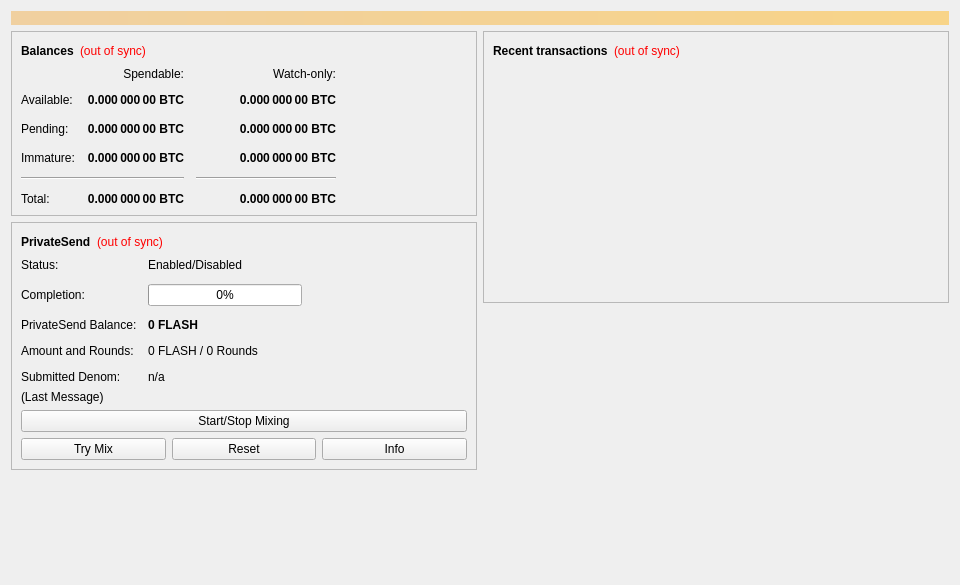
<?xml version="1.0" encoding="UTF-8"?>
<ui version="4.0">
 <class>OverviewPage</class>
 <widget class="QWidget" name="OverviewPage">
  <property name="geometry">
   <rect>
    <x>0</x>
    <y>0</y>
    <width>960</width>
    <height>585</height>
   </rect>
  </property>
  <property name="minimumSize">
   <size>
    <width>960</width>
    <height>0</height>
   </size>
  </property>
  <property name="windowTitle">
   <string>Form</string>
  </property>
  <layout class="QVBoxLayout" name="topLayout">
   <item>
    <widget class="QLabel" name="labelAlerts">
     <property name="visible">
      <bool>false</bool>
     </property>
     <property name="styleSheet">
      <string notr="true">background-color: qlineargradient(x1: 0, y1: 0, x2: 1, y2: 0, stop:0 #F0D0A0, stop:1 #F8D488); color:#000000;</string>
     </property>
     <property name="wordWrap">
      <bool>true</bool>
     </property>
     <property name="margin">
      <number>3</number>
     </property>
    </widget>
   </item>
   <item>
    <layout class="QHBoxLayout" name="horizontalLayout" stretch="1,1">
     <item>
      <layout class="QVBoxLayout" name="verticalLayout_2">
       <item>
        <widget class="QFrame" name="frame">
         <property name="frameShape">
          <enum>QFrame::StyledPanel</enum>
         </property>
         <property name="frameShadow">
          <enum>QFrame::Raised</enum>
         </property>
         <layout class="QVBoxLayout" name="verticalLayout_4">
          <item>
           <layout class="QHBoxLayout" name="horizontalLayout_4">
            <item>
             <widget class="QLabel" name="label_5">
              <property name="font">
               <font>
                <weight>75</weight>
                <bold>true</bold>
               </font>
              </property>
              <property name="text">
               <string>Balances</string>
              </property>
             </widget>
            </item>
            <item>
             <widget class="QLabel" name="labelWalletStatus">
              <property name="toolTip">
               <string>The displayed information may be out of date. Your wallet automatically synchronizes with the Flash network after a connection is established, but this process has not completed yet.</string>
              </property>
              <property name="styleSheet">
               <string notr="true">QLabel { color: red; }</string>
              </property>
              <property name="text">
               <string notr="true">(out of sync)</string>
              </property>
              <property name="alignment">
               <set>Qt::AlignLeading|Qt::AlignLeft|Qt::AlignVCenter</set>
              </property>
             </widget>
            </item>
            <item>
             <spacer name="horizontalSpacer_3">
              <property name="orientation">
               <enum>Qt::Horizontal</enum>
              </property>
              <property name="sizeHint" stdset="0">
               <size>
                <width>40</width>
                <height>20</height>
               </size>
              </property>
             </spacer>
            </item>
           </layout>
          </item>
          <item>
           <layout class="QGridLayout" name="gridLayout">
            <property name="spacing">
             <number>12</number>
            </property>
            <item row="2" column="2">
             <widget class="QLabel" name="labelWatchPending">
              <property name="font">
               <font>
                <weight>75</weight>
                <bold>true</bold>
               </font>
              </property>
              <property name="cursor">
               <cursorShape>IBeamCursor</cursorShape>
              </property>
              <property name="toolTip">
               <string>Unconfirmed transactions to watch-only addresses</string>
              </property>
              <property name="text">
               <string notr="true">0.000 000 00 BTC</string>
              </property>
              <property name="alignment">
               <set>Qt::AlignRight|Qt::AlignTrailing|Qt::AlignVCenter</set>
              </property>
              <property name="textInteractionFlags">
               <set>Qt::LinksAccessibleByMouse|Qt::TextSelectableByKeyboard|Qt::TextSelectableByMouse</set>
              </property>
             </widget>
            </item>
            <item row="2" column="1">
             <widget class="QLabel" name="labelUnconfirmed">
              <property name="font">
               <font>
                <weight>75</weight>
                <bold>true</bold>
               </font>
              </property>
              <property name="cursor">
               <cursorShape>IBeamCursor</cursorShape>
              </property>
              <property name="toolTip">
               <string>Total of transactions that have yet to be confirmed, and do not yet count toward the spendable balance</string>
              </property>
              <property name="text">
               <string notr="true">0.000 000 00 BTC</string>
              </property>
              <property name="alignment">
               <set>Qt::AlignRight|Qt::AlignTrailing|Qt::AlignVCenter</set>
              </property>
              <property name="textInteractionFlags">
               <set>Qt::LinksAccessibleByMouse|Qt::TextSelectableByKeyboard|Qt::TextSelectableByMouse</set>
              </property>
             </widget>
            </item>
            <item row="3" column="2">
             <widget class="QLabel" name="labelWatchImmature">
              <property name="font">
               <font>
                <weight>75</weight>
                <bold>true</bold>
               </font>
              </property>
              <property name="cursor">
               <cursorShape>IBeamCursor</cursorShape>
              </property>
              <property name="toolTip">
               <string>Mined balance in watch-only addresses that has not yet matured</string>
              </property>
              <property name="text">
               <string notr="true">0.000 000 00 BTC</string>
              </property>
              <property name="alignment">
               <set>Qt::AlignRight|Qt::AlignTrailing|Qt::AlignVCenter</set>
              </property>
              <property name="textInteractionFlags">
               <set>Qt::LinksAccessibleByMouse|Qt::TextSelectableByKeyboard|Qt::TextSelectableByMouse</set>
              </property>
             </widget>
            </item>
            <item row="4" column="0" colspan="2">
             <widget class="Line" name="lineSpendableBalance">
              <property name="orientation">
               <enum>Qt::Horizontal</enum>
              </property>
             </widget>
            </item>
            <item row="4" column="2">
             <widget class="Line" name="lineWatchBalance">
              <property name="sizePolicy">
               <sizepolicy hsizetype="Preferred" vsizetype="Fixed">
                <horstretch>0</horstretch>
                <verstretch>0</verstretch>
               </sizepolicy>
              </property>
              <property name="minimumSize">
               <size>
                <width>140</width>
                <height>0</height>
               </size>
              </property>
              <property name="orientation">
               <enum>Qt::Horizontal</enum>
              </property>
             </widget>
            </item>
            <item row="5" column="0">
             <widget class="QLabel" name="labelTotalText">
              <property name="text">
               <string>Total:</string>
              </property>
             </widget>
            </item>
            <item row="3" column="1">
             <widget class="QLabel" name="labelImmature">
              <property name="font">
               <font>
                <weight>75</weight>
                <bold>true</bold>
               </font>
              </property>
              <property name="cursor">
               <cursorShape>IBeamCursor</cursorShape>
              </property>
              <property name="toolTip">
               <string>Mined balance that has not yet matured</string>
              </property>
              <property name="text">
               <string notr="true">0.000 000 00 BTC</string>
              </property>
              <property name="alignment">
               <set>Qt::AlignRight|Qt::AlignTrailing|Qt::AlignVCenter</set>
              </property>
              <property name="textInteractionFlags">
               <set>Qt::LinksAccessibleByMouse|Qt::TextSelectableByKeyboard|Qt::TextSelectableByMouse</set>
              </property>
             </widget>
            </item>
            <item row="2" column="3">
             <spacer name="horizontalSpacer_2">
              <property name="orientation">
               <enum>Qt::Horizontal</enum>
              </property>
              <property name="sizeHint" stdset="0">
               <size>
                <width>40</width>
                <height>20</height>
               </size>
              </property>
             </spacer>
            </item>
            <item row="3" column="0">
             <widget class="QLabel" name="labelImmatureText">
              <property name="text">
               <string>Immature:</string>
              </property>
             </widget>
            </item>
            <item row="5" column="1">
             <widget class="QLabel" name="labelTotal">
              <property name="font">
               <font>
                <weight>75</weight>
                <bold>true</bold>
               </font>
              </property>
              <property name="cursor">
               <cursorShape>IBeamCursor</cursorShape>
              </property>
              <property name="toolTip">
               <string>Your current total balance</string>
              </property>
              <property name="text">
               <string notr="true">0.000 000 00 BTC</string>
              </property>
              <property name="alignment">
               <set>Qt::AlignRight|Qt::AlignTrailing|Qt::AlignVCenter</set>
              </property>
              <property name="textInteractionFlags">
               <set>Qt::LinksAccessibleByMouse|Qt::TextSelectableByKeyboard|Qt::TextSelectableByMouse</set>
              </property>
             </widget>
            </item>
            <item row="5" column="2">
             <widget class="QLabel" name="labelWatchTotal">
              <property name="font">
               <font>
                <weight>75</weight>
                <bold>true</bold>
               </font>
              </property>
              <property name="cursor">
               <cursorShape>IBeamCursor</cursorShape>
              </property>
              <property name="toolTip">
               <string>Current total balance in watch-only addresses</string>
              </property>
              <property name="text">
               <string notr="true">0.000 000 00 BTC</string>
              </property>
              <property name="alignment">
               <set>Qt::AlignRight|Qt::AlignTrailing|Qt::AlignVCenter</set>
              </property>
              <property name="textInteractionFlags">
               <set>Qt::LinksAccessibleByMouse|Qt::TextSelectableByKeyboard|Qt::TextSelectableByMouse</set>
              </property>
             </widget>
            </item>
            <item row="0" column="2">
             <widget class="QLabel" name="labelWatchonly">
              <property name="text">
               <string>Watch-only:</string>
              </property>
              <property name="alignment">
               <set>Qt::AlignRight|Qt::AlignTrailing|Qt::AlignVCenter</set>
              </property>
             </widget>
            </item>
            <item row="1" column="0">
             <widget class="QLabel" name="labelBalanceText">
              <property name="text">
               <string>Available:</string>
              </property>
             </widget>
            </item>
            <item row="1" column="1">
             <widget class="QLabel" name="labelBalance">
              <property name="font">
               <font>
                <weight>75</weight>
                <bold>true</bold>
               </font>
              </property>
              <property name="cursor">
               <cursorShape>IBeamCursor</cursorShape>
              </property>
              <property name="toolTip">
               <string>Your current spendable balance</string>
              </property>
              <property name="text">
               <string notr="true">0.000 000 00 BTC</string>
              </property>
              <property name="alignment">
               <set>Qt::AlignRight|Qt::AlignTrailing|Qt::AlignVCenter</set>
              </property>
              <property name="textInteractionFlags">
               <set>Qt::LinksAccessibleByMouse|Qt::TextSelectableByKeyboard|Qt::TextSelectableByMouse</set>
              </property>
             </widget>
            </item>
            <item row="1" column="2">
             <widget class="QLabel" name="labelWatchAvailable">
              <property name="font">
               <font>
                <weight>75</weight>
                <bold>true</bold>
               </font>
              </property>
              <property name="cursor">
               <cursorShape>IBeamCursor</cursorShape>
              </property>
              <property name="toolTip">
               <string>Your current balance in watch-only addresses</string>
              </property>
              <property name="text">
               <string notr="true">0.000 000 00 BTC</string>
              </property>
              <property name="alignment">
               <set>Qt::AlignRight|Qt::AlignTrailing|Qt::AlignVCenter</set>
              </property>
              <property name="textInteractionFlags">
               <set>Qt::LinksAccessibleByMouse|Qt::TextSelectableByKeyboard|Qt::TextSelectableByMouse</set>
              </property>
             </widget>
            </item>
            <item row="2" column="0">
             <widget class="QLabel" name="labelPendingText">
              <property name="text">
               <string>Pending:</string>
              </property>
             </widget>
            </item>
            <item row="0" column="1">
             <widget class="QLabel" name="labelSpendable">
              <property name="text">
               <string>Spendable:</string>
              </property>
              <property name="alignment">
               <set>Qt::AlignRight|Qt::AlignTrailing|Qt::AlignVCenter</set>
              </property>
             </widget>
            </item>
           </layout>
          </item>
         </layout>
        </widget>
       </item>
       <item>
        <widget class="QFrame" name="framePrivateSend">
         <property name="layoutDirection">
          <enum>Qt::LeftToRight</enum>
         </property>
         <property name="frameShape">
          <enum>QFrame::StyledPanel</enum>
         </property>
         <property name="frameShadow">
          <enum>QFrame::Raised</enum>
         </property>
         <layout class="QVBoxLayout" name="VerticalLayout_PS1">
          <item>
           <layout class="QHBoxLayout" name="horizontalLayout_5">
            <item>
             <widget class="QLabel" name="labelPrivateSendHeader">
              <property name="font">
               <font>
                <weight>75</weight>
                <bold>true</bold>
               </font>
              </property>
              <property name="text">
               <string>PrivateSend</string>
              </property>
             </widget>
            </item>
            <item>
             <widget class="QLabel" name="labelPrivateSendSyncStatus">
              <property name="toolTip">
               <string>The displayed information may be out of date. Your wallet automatically synchronizes with the Flash network after a connection is established, but this process has not completed yet.</string>
              </property>
              <property name="styleSheet">
               <string notr="true">QLabel { color: red; }</string>
              </property>
              <property name="text">
               <string notr="true">(out of sync)</string>
              </property>
              <property name="alignment">
               <set>Qt::AlignLeading|Qt::AlignLeft|Qt::AlignVCenter</set>
              </property>
             </widget>
            </item>
            <item>
             <spacer name="horizontalSpacer_4">
              <property name="orientation">
               <enum>Qt::Horizontal</enum>
              </property>
              <property name="sizeHint" stdset="0">
               <size>
                <width>40</width>
                <height>20</height>
               </size>
              </property>
             </spacer>
            </item>
           </layout>
          </item>
          <item>
           <layout class="QFormLayout" name="privateSendFormLayout">
            <property name="fieldGrowthPolicy">
             <enum>QFormLayout::AllNonFixedFieldsGrow</enum>
            </property>
            <property name="horizontalSpacing">
             <number>11</number>
            </property>
            <property name="verticalSpacing">
             <number>12</number>
            </property>
            <item row="0" column="0">
             <widget class="QLabel" name="labelPrivateSendEnabledText">
              <property name="text">
               <string>Status:</string>
              </property>
             </widget>
            </item>
            <item row="0" column="1">
             <widget class="QLabel" name="labelPrivateSendEnabled">
              <property name="text">
               <string>Enabled/Disabled</string>
              </property>
             </widget>
            </item>
            <item row="1" column="0">
             <widget class="QLabel" name="labelCompletitionText">
              <property name="text">
               <string>Completion:</string>
              </property>
             </widget>
            </item>
            <item row="1" column="1">
             <widget class="QProgressBar" name="privateSendProgress">
              <property name="maximumSize">
               <size>
                <width>154</width>
                <height>16777215</height>
               </size>
              </property>
              <property name="value">
               <number>0</number>
              </property>
             </widget>
            </item>
            <item row="2" column="0">
             <widget class="QLabel" name="labelAnonymizedText">
              <property name="text">
               <string>PrivateSend Balance:</string>
              </property>
             </widget>
            </item>
            <item row="2" column="1">
             <widget class="QLabel" name="labelAnonymized">
              <property name="font">
               <font>
                <weight>75</weight>
                <bold>true</bold>
               </font>
              </property>
              <property name="text">
               <string notr="true">0 FLASH</string>
              </property>
             </widget>
            </item>
            <item row="3" column="0">
             <widget class="QLabel" name="labelAmountAndRoundsText">
              <property name="text">
               <string>Amount and Rounds:</string>
              </property>
             </widget>
            </item>
            <item row="3" column="1">
             <widget class="QLabel" name="labelAmountRounds">
              <property name="text">
               <string>0 FLASH / 0 Rounds</string>
              </property>
             </widget>
            </item>
            <item row="4" column="0">
             <widget class="QLabel" name="labelSubmittedDenomText">
              <property name="text">
               <string>Submitted Denom:</string>
              </property>
             </widget>
            </item>
            <item row="4" column="1">
             <widget class="QLabel" name="labelSubmittedDenom">
              <property name="toolTip">
               <string>The denominations you submitted to the Masternode.&lt;br&gt;To mix, other users must submit the exact same denominations.</string>
              </property>
              <property name="text">
               <string>n/a</string>
              </property>
             </widget>
            </item>
           </layout>
          </item>
          <item>
           <layout class="QVBoxLayout" name="VerticalLayout_PS">
            <item>
             <widget class="QLabel" name="labelPrivateSendLastMessage">
              <property name="text">
               <string>(Last Message)</string>
              </property>
              <property name="alignment">
               <set>Qt::AlignLeading|Qt::AlignLeft|Qt::AlignTop</set>
              </property>
              <property name="wordWrap">
               <bool>true</bool>
              </property>
             </widget>
            </item>
            <item>
             <widget class="QPushButton" name="togglePrivateSend">
              <property name="sizePolicy">
               <sizepolicy hsizetype="MinimumExpanding" vsizetype="Fixed">
                <horstretch>0</horstretch>
                <verstretch>0</verstretch>
               </sizepolicy>
              </property>
              <property name="text">
               <string>Start/Stop Mixing</string>
              </property>
             </widget>
            </item>
            <item>
             <layout class="QHBoxLayout" name="horizontalLayout_debugbuttons">
              <item>
               <widget class="QPushButton" name="privateSendAuto">
                <property name="sizePolicy">
                 <sizepolicy hsizetype="MinimumExpanding" vsizetype="Fixed">
                  <horstretch>0</horstretch>
                  <verstretch>0</verstretch>
                 </sizepolicy>
                </property>
                <property name="toolTip">
                 <string>Try to manually submit a PrivateSend request.</string>
                </property>
                <property name="text">
                 <string>Try Mix</string>
                </property>
               </widget>
              </item>
              <item>
               <widget class="QPushButton" name="privateSendReset">
                <property name="sizePolicy">
                 <sizepolicy hsizetype="MinimumExpanding" vsizetype="Fixed">
                  <horstretch>0</horstretch>
                  <verstretch>0</verstretch>
                 </sizepolicy>
                </property>
                <property name="toolTip">
                 <string>Reset the current status of PrivateSend (can interrupt PrivateSend if it's in the process of Mixing, which can cost you money!)</string>
                </property>
                <property name="autoFillBackground">
                 <bool>false</bool>
                </property>
                <property name="text">
                 <string>Reset</string>
                </property>
               </widget>
              </item>
              <item>
               <widget class="QPushButton" name="privateSendInfo">
                <property name="sizePolicy">
                 <sizepolicy hsizetype="MinimumExpanding" vsizetype="Fixed">
                  <horstretch>0</horstretch>
                  <verstretch>0</verstretch>
                 </sizepolicy>
                </property>
                <property name="toolTip">
                 <string>Information about PrivateSend and Mixing</string>
                </property>
                <property name="text">
                 <string>Info</string>
                </property>
               </widget>
              </item>
             </layout>
            </item>
           </layout>
          </item>
         </layout>
        </widget>
       </item>
       <item>
        <spacer name="verticalSpacer">
         <property name="orientation">
          <enum>Qt::Vertical</enum>
         </property>
         <property name="sizeHint" stdset="0">
          <size>
           <width>20</width>
           <height>40</height>
          </size>
         </property>
        </spacer>
       </item>
      </layout>
     </item>
     <item>
      <layout class="QVBoxLayout" name="verticalLayout_3">
       <item>
        <widget class="QFrame" name="frame_2">
         <property name="frameShape">
          <enum>QFrame::StyledPanel</enum>
         </property>
         <property name="frameShadow">
          <enum>QFrame::Raised</enum>
         </property>
         <layout class="QVBoxLayout" name="verticalLayout">
          <item>
           <layout class="QHBoxLayout" name="horizontalLayout_2">
            <item>
             <widget class="QLabel" name="label_4">
              <property name="font">
               <font>
                <weight>75</weight>
                <bold>true</bold>
               </font>
              </property>
              <property name="text">
               <string>Recent transactions</string>
              </property>
             </widget>
            </item>
            <item>
             <widget class="QLabel" name="labelTransactionsStatus">
              <property name="toolTip">
               <string>The displayed information may be out of date. Your wallet automatically synchronizes with the Flash network after a connection is established, but this process has not completed yet.</string>
              </property>
              <property name="styleSheet">
               <string notr="true">QLabel { color: red; }</string>
              </property>
              <property name="text">
               <string notr="true">(out of sync)</string>
              </property>
              <property name="alignment">
               <set>Qt::AlignLeading|Qt::AlignLeft|Qt::AlignVCenter</set>
              </property>
             </widget>
            </item>
            <item>
             <spacer name="horizontalSpacer">
              <property name="orientation">
               <enum>Qt::Horizontal</enum>
              </property>
              <property name="sizeHint" stdset="0">
               <size>
                <width>40</width>
                <height>20</height>
               </size>
              </property>
             </spacer>
            </item>
           </layout>
          </item>
          <item>
           <widget class="QListView" name="listTransactions">
            <property name="styleSheet">
             <string notr="true">QListView { background: transparent; }</string>
            </property>
            <property name="frameShape">
             <enum>QFrame::NoFrame</enum>
            </property>
            <property name="verticalScrollBarPolicy">
             <enum>Qt::ScrollBarAlwaysOff</enum>
            </property>
            <property name="horizontalScrollBarPolicy">
             <enum>Qt::ScrollBarAlwaysOff</enum>
            </property>
            <property name="selectionMode">
             <enum>QAbstractItemView::NoSelection</enum>
            </property>
           </widget>
          </item>
         </layout>
        </widget>
       </item>
       <item>
        <spacer name="verticalSpacer_2">
         <property name="orientation">
          <enum>Qt::Vertical</enum>
         </property>
         <property name="sizeHint" stdset="0">
          <size>
           <width>20</width>
           <height>40</height>
          </size>
         </property>
        </spacer>
       </item>
      </layout>
     </item>
    </layout>
   </item>
  </layout>
 </widget>
 <resources/>
 <connections/>
</ui>
